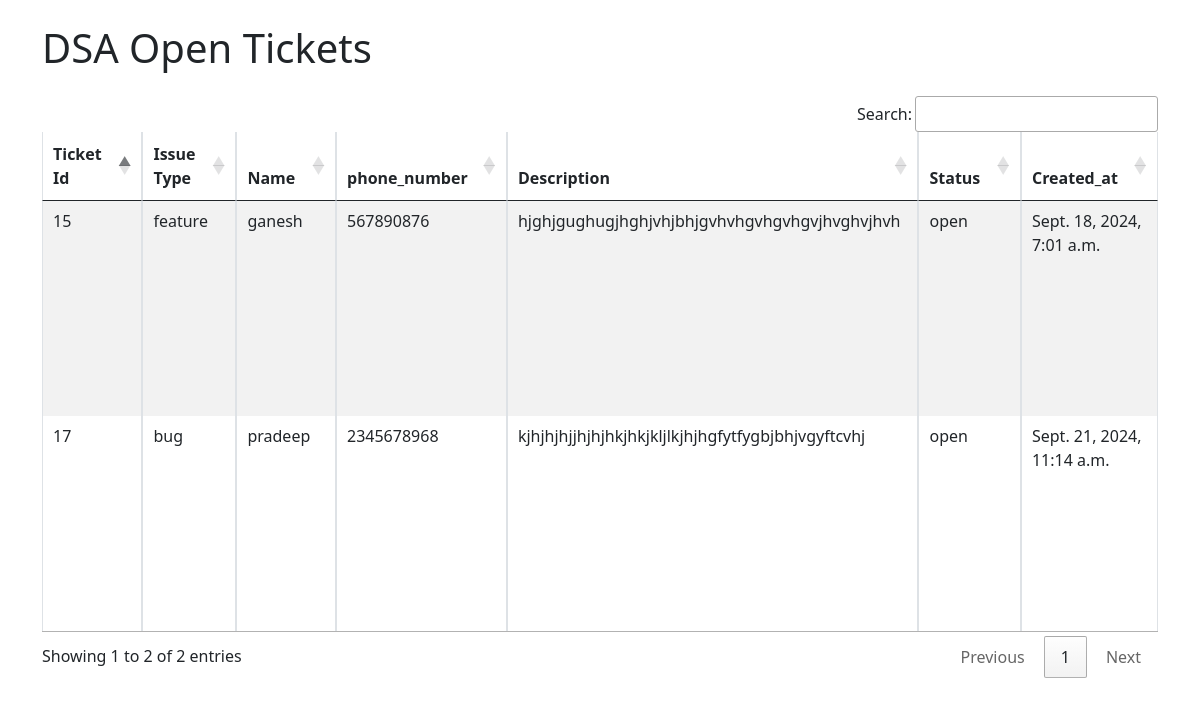
The app's page /DSA_open_tickets_view/ with its own data.
### hyd/models.py (models this page shows, shortened)
class DSATicket(models.Model):
    ISSUE_TYPE_CHOICES = [
    ('Technical', 'Technical'),
    ('Billing', 'Billing'),
    ('General', 'General'),
    ('Personal', 'Personal'),
    ('others','others')
    ]
    TICKET_STATUS_CHOICES = [
        ('NEW', 'new'),
        ('open', 'open'),
        ('In Progress', 'In Progress'),
        ('resolved', 'resolved'),
    ]
    ticket_id = models.AutoField(primary_key=True)
    issue_type = models.CharField(max_length=20, choices=ISSUE_TYPE_CHOICES)
    description = models.TextField()
    status = models.CharField(max_length=20, default='new',choices=TICKET_STATUS_CHOICES)  # You can use choices here as well
    created_at = models.DateTimeField(auto_now_add=True)
    updated_at = models.DateTimeField(auto_now=True)
    name = models.CharField(max_length=25,validators=[validate_only_letters])
    phone_number = models.CharField(max_length=10)

### hyd/views.py (the view)
# urls.py: path('DSA_open_tickets_view/',views.DSA_open_tickets_view,name='DSA_open_tickets_view'),
def DSA_open_tickets_view(request):
    DSA_open_tickets = DSATicket.objects.filter(status='open')
    return render(request, 'DSA/DSA_open_tickets.html', {'DSA_open_tickets': DSA_open_tickets})

### hyd/templates/DSA/DSA_open_tickets.html (shortened to what this page needs)
<!DOCTYPE html>
<html lang="en">
<head>
    <link href="https://cdn.jsdelivr.net/npm/bootstrap@5.0.2/dist/css/bootstrap.min.css" rel="stylesheet">
     <link rel="stylesheet" href="https://cdn.datatables.net/1.13.6/css/jquery.dataTables.min.css">
     <link rel="stylesheet" href="https://cdn.datatables.net/buttons/2.3.6/css/buttons.dataTables.min.css">
     <link rel="stylesheet" href="https://cdn.datatables.net/responsive/2.4.1/css/responsive.dataTables.min.css">
</head>
<body>
    <div class="container">
        <h1 class="my-4">DSA Open Tickets</h1>
        <table id="openticket" class="table table-bordered table-striped">
        <thead>
            <tr>
                <th><b>Ticket Id</b></th>
                <th><b>Issue Type</b></th>
                <th><b>Name</b></th>
                <th><b>phone_number</b></th>
                <th><b>Description</b></th>
                <th><b>Status</b></th>
                <th><b>Created_at</b></th>
            </tr>
        </thead>
        <tbody>
            {% for x in DSA_open_tickets %}
            <tr>
                <td>{{ x.ticket_id }}</td>
                <td>{{ x.issue_type }}</td>
                <td>{{ x.name }}</td>
                <td>{{ x.phone_number}}</td>
                <td>{{ x.description }} </td>
                <td>{{ x.status }}</td>
                <td>{{ x.created_at }}</td>
            </tr>
            {% endfor %}
        </tbody>
    </table>
</body>
</html>

### hyd/templates/DSA/DSA_open_tickets.html (style rules this page uses)
table th { width: 700px; }
table { height: 500px; }

### records on screen
DSATicket: ticket_id "15", issue_type "feature", name "ganesh", phone_number "567890876", description "hjghjgughugjhghjvhjbhjgvhvhgvhgvhgvjhvghvjhvh", status "open", created_at "Sept. 18, 2024, 7:01 a.m."
DSATicket: ticket_id "17", issue_type "bug", name "pradeep", phone_number "2345678968", description "kjhjhjhjjhjhjhkjhkjkljlkjhjhgfytfygbjbhjvgyftcvhj", status "open", created_at "Sept. 21, 2024, 11:14 a.m."
